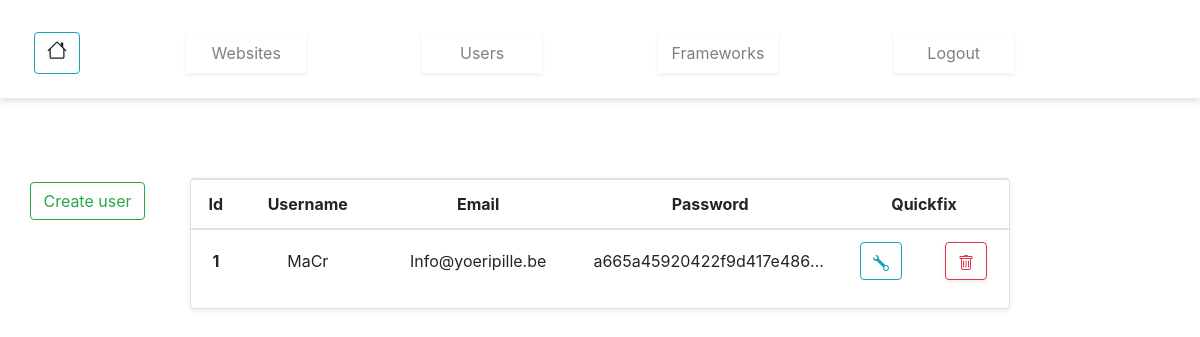
/users.php (signed in), run on the app's committed database.
### tables this page shows
CREATE TABLE IF NOT EXISTS `users` (
  `id` bigint(11) UNSIGNED NOT NULL AUTO_INCREMENT,
  `username` varchar(255) DEFAULT NULL,
  `email` varchar(40) DEFAULT NULL,
  `password` varchar(255) DEFAULT NULL,
  PRIMARY KEY (`id`)
);

### database/Database.php (called while the page is built, shortened)
<?php
class Database
{
    public $connection;
    public function open_db_connection(){
        $this->connection = new mysqli(DB_HOST,DB_USER,DB_PASS,DB_NAME,DB_PORT);
    }
    public function query($sql){
        $result = $this->connection->query($sql);
        return $result;
    }
}
$database = new Database();

### app/Queries.php (called while the page is built, shortened)
<?php
class Queries
{
    public static function find_tables()
    {
        global $database;
        return $result = $database->query("SHOW COLUMNS FROM " . static::$db_table);
    }
    public static function find_all()
    {
        return $result = static::find_this_query("SELECT * FROM " . static::$db_table);
    }
}

### app/Dbobject.php (called while the page is built, shortened)
<?php
class Dbobject extends Queries
{
    public function __construct(){
        $this->public_properties();
    }
    public static function find_this_query($sql)
    {
        global $database;
        $result = $database->query($sql);
        $the_object_array = array();
        while ($row = mysqli_fetch_array($result)) {
            $the_object_array[] = static::instance($row);
        }
        return $the_object_array;
    }
    private static function instance($result){
        $the_object = new static();
        foreach($result as $the_attribute => $value){
            if($the_object->has_the_attribute($the_attribute)) {
                $the_object->$the_attribute = $value;
            }
        }
        return $the_object;
    }
    private function has_the_attribute($the_attribute){
        $object_properties = get_object_vars($this);
        return array_key_exists($the_attribute, $object_properties);
    }
    public static function db_tables()
    {
        $result = self::find_tables();
        $id = array();
        while ($row = mysqli_fetch_array($result)) {
            $id[] = $row[0];
        }
        return $id;
    }
    public function public_properties()
    {
        $result = $result = self::find_tables();
    }
}

### users.php (the view, shortened to what this page needs)
<?php
include('layout/head.php');
include('layout/content-top.php');
$users = User::find_all();
?>
<section class="row mt-4">
    <div class="col-12  vh-4">
    </div>
    <div class="col-2">
        <ul class="list-unstyled d-flex flex-column justify-content-around">
            <li class="mx-auto">
                <div class="mt-1">
                    <a class="btn btn-outline-success rounded mt-4" href="add_user.php">Create user</a>
                </div>
            </li>
        </ul>
    </div>
    <div class="col-8   mt-4 px-0">
            <div class="card shadow-sm table-responsive">
                <table class="table table-centered table-hover text-center">
                    <thead class="">
                    <?php
                    echo User::tableheading();
                    ?>
                    <th scope="col" colspan="2">Quickfix</th>
                    </thead>
                    <?php if (!empty($users)) { ?>
                    <tbody class="card-body">
                    <?php foreach ($users as $user) { ?>
                        <tr>
                            <th scope="row" class="valueRowId"><?php echo $user->id; ?></th>
                            <td><?php echo $user->username; ?></td>
                            <td><?php echo $user->email; ?></td>
                            <td><?php echo $user->password; ?></td>
                            <td><a class="btn btn-outline-info rounded align-self-center"
                                   href="edit_user.php?id=<?php echo $user->id; ?>">
                                </a>
                            </td>
                            <td>
                                <a href="" name="submit" value="user_delete"
                                   class="btn btn-outline-danger rounded shadow-sm align-self-center form-button_delete">
                                </a>
                            </td>
                        </tr>
                    <?php } ?>
                    </tbody>
                    <?php } ?>
                </table>
            </div>
    </div>
</section>
<?php
include('layout/footer.php');
?>

### css/style.css (style rules this page uses)
.table td, .table th { max-width: 200px!important; padding: .75rem!important; vertical-align: middle!important; border-top: 1px solid #dee2e6!important;; overflow: hidden!important;; text-overflow: ellipsis!important;; white-space: nowrap!important;; }
.vh-4 { height: 4vh; }

### data on the page
users: id "1", username "MaCr", email "Info@yoeripille.be", password "a665a45920422f9d417e486…"

### other printed values
str_replace('_id',"",ucfirst($row)) "Id"
str_replace('_id',"",ucfirst($row)) "Username"
str_replace('_id',"",ucfirst($row)) "Email"
str_replace('_id',"",ucfirst($row)) "Password"
